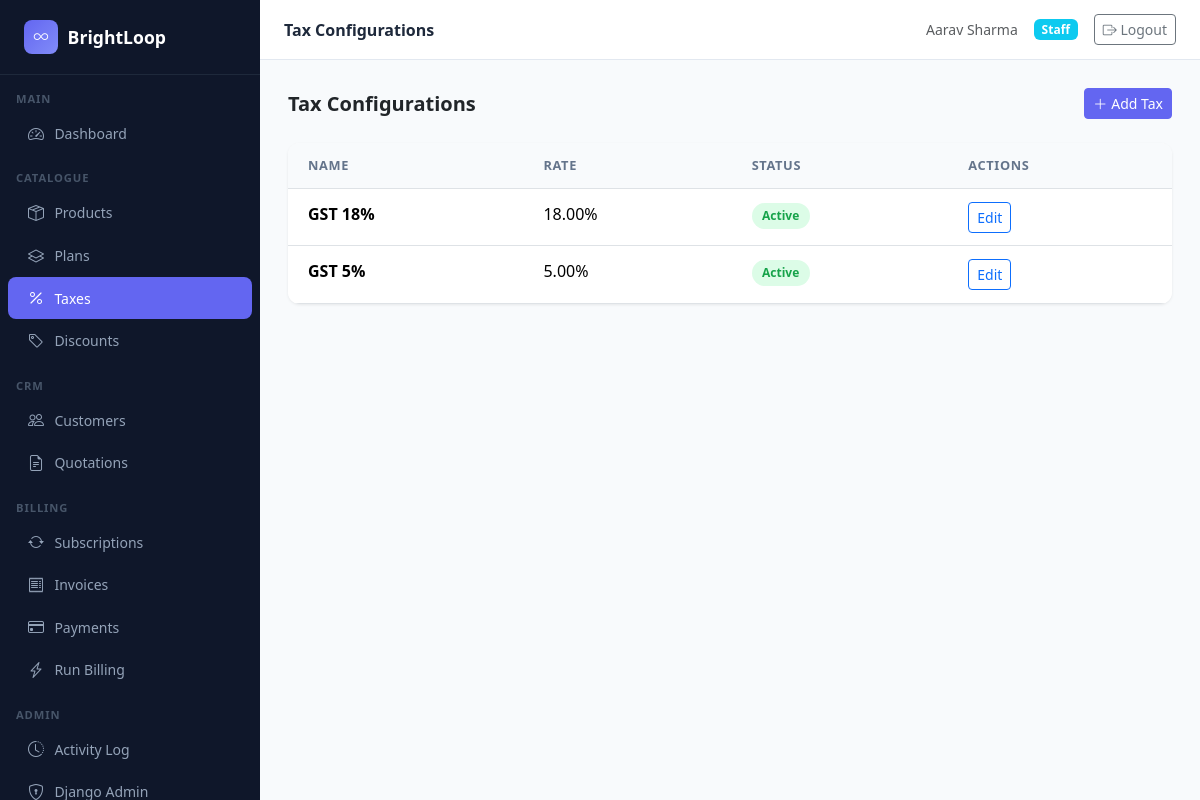
Screenshot of /products/taxes/ (signed in) with the database file from the repository.
### products/models.py (models this page shows, shortened)
class TaxConfiguration(models.Model):
    name = models.CharField(max_length=100)
    rate = models.DecimalField(max_digits=5, decimal_places=2, help_text="Percentage, e.g. 18.00 for 18%")
    is_active = models.BooleanField(default=True)
    created_at = models.DateTimeField(auto_now_add=True)
    class Meta:
        ordering = ['name']
        verbose_name = "Tax Configuration"
        verbose_name_plural = "Tax Configurations"

### products/views.py (the view)
# urls.py: path('taxes/', views.tax_list, name='tax_list'),
@login_required
@staff_required
def tax_list(request):
    taxes = TaxConfiguration.objects.all()
    return render(request, 'products/tax_list.html', {'taxes': taxes})

### products/views.py (called while the page is built)
def staff_required(view_func):
    from functools import wraps
    @wraps(view_func)
    def wrapper(request, *args, **kwargs):
        if not request.user.is_authenticated:
            from django.conf import settings
            return redirect(settings.LOGIN_URL)
        if not (request.user.is_staff or request.user.is_superuser):
            raise PermissionDenied
        return view_func(request, *args, **kwargs)
    return wrapper

### templates/products/tax_list.html (shortened to what this page needs)
{% extends "base.html" %}
{% block page_title %}Tax Configurations{% endblock %}
{% block content %}
<div class="d-flex justify-content-between align-items-center mb-4">
  <h5 class="fw-semibold mb-0">Tax Configurations</h5>
  <a href="{% url 'products:tax_create' %}" class="btn btn-primary btn-sm"><i class="bi bi-plus-lg me-1"></i>Add Tax</a>
</div>
<div class="table-card">
  <table class="table table-hover mb-0">
    <thead><tr><th>Name</th><th>Rate</th><th>Status</th><th>Actions</th></tr></thead>
    <tbody>
      {% for tax in taxes %}
      <tr>
        <td class="fw-semibold">{{ tax.name }}</td>
        <td>{{ tax.rate }}%</td>
        <td>{% if tax.is_active %}<span class="status-badge badge-active">Active</span>{% else %}<span class="status-badge badge-cancelled">Inactive</span>{% endif %}</td>
        <td><a href="{% url 'products:tax_edit' tax.pk %}" class="btn btn-sm btn-outline-primary">Edit</a></td>
      </tr>
      {% empty %}
      <tr><td colspan="4" class="text-center text-muted py-4">No tax configurations. <a href="{% url 'products:tax_create' %}">Add one</a>.</td></tr>
      {% endfor %}
    </tbody>
  </table>
</div>
{% endblock %}

### templates/base.html (shortened to what this page needs)
<!DOCTYPE html>
<html lang="en" data-bs-theme="light">
<head>
  <link href="https://cdn.jsdelivr.net/npm/bootstrap@5.3.3/dist/css/bootstrap.min.css" rel="stylesheet">
  <link href="https://cdn.jsdelivr.net/npm/bootstrap-icons@1.11.3/font/bootstrap-icons.min.css" rel="stylesheet">
</head>
<body>
{% if user.is_authenticated %}
<nav class="sidebar">
  <a class="sidebar-brand" href="{% url 'dashboard:index' %}">
    <div class="logo-circle"><i class="bi bi-infinity"></i></div>
    BrightLoop
  </a>
  <div class="pt-2">
    <div class="sidebar-section">Main</div>
    <a href="{% url 'dashboard:index' %}" class="nav-link {% if request.resolver_match.app_name == 'dashboard' %}active{% endif %}">
      <i class="bi bi-speedometer2"></i> Dashboard
    </a>
    {% if user.is_staff or user.is_superuser %}
    <div class="sidebar-section mt-2">Catalogue</div>
    <a href="{% url 'products:product_list' %}" class="nav-link {% if request.resolver_match.app_name == 'products' and 'plan' not in request.path and 'tax' not in request.path and 'discount' not in request.path %}active{% endif %}">
      <i class="bi bi-box-seam"></i> Products
    </a>
    <a href="{% url 'products:plan_list' %}" class="nav-link {% if 'plans' in request.path %}active{% endif %}">
      <i class="bi bi-layers"></i> Plans
    </a>
    <a href="{% url 'products:tax_list' %}" class="nav-link {% if 'taxes' in request.path %}active{% endif %}">
      <i class="bi bi-percent"></i> Taxes
    </a>
    <a href="{% url 'products:discount_list' %}" class="nav-link {% if 'discounts' in request.path %}active{% endif %}">
      <i class="bi bi-tag"></i> Discounts
    </a>
    <div class="sidebar-section mt-2">CRM</div>
    <a href="{% url 'accounts:customer_list' %}" class="nav-link {% if request.resolver_match.app_name == 'accounts' %}active{% endif %}">
      <i class="bi bi-people"></i> Customers
    </a>
    <a href="{% url 'quotations:quotation_list' %}" class="nav-link {% if request.resolver_match.app_name == 'quotations' %}active{% endif %}">
      <i class="bi bi-file-earmark-text"></i> Quotations
    </a>
    <div class="sidebar-section mt-2">Billing</div>
    <a href="{% url 'subscriptions:subscription_list' %}" class="nav-link {% if request.resolver_match.app_name == 'subscriptions' %}active{% endif %}">
      <i class="bi bi-arrow-repeat"></i> Subscriptions
    </a>
    <a href="{% url 'billing:invoice_list' %}" class="nav-link {% if 'invoices' in request.path %}active{% endif %}">
      <i class="bi bi-receipt"></i> Invoices
    </a>
    <a href="{% url 'billing:payment_list' %}" class="nav-link {% if 'payments' in request.path %}active{% endif %}">
      <i class="bi bi-credit-card"></i> Payments
    </a>
    <a href="{% url 'billing:run_billing' %}" class="nav-link {% if 'run-billing' in request.path %}active{% endif %}">
      <i class="bi bi-lightning-charge"></i> Run Billing
    </a>
    <div class="sidebar-section mt-2">Admin</div>
    <a href="{% url 'accounts:activity_log' %}" class="nav-link {% if 'activity' in request.path %}active{% endif %}">
      <i class="bi bi-clock-history"></i> Activity Log
    </a>
    <a href="/admin/" class="nav-link">
      <i class="bi bi-shield-lock"></i> Django Admin
    </a>
    {% endif %}
  </div>
</nav>
<div class="main-wrapper">
  <div class="topbar">
    <span class="page-title">{% block page_title %}BrightLoop{% endblock %}</span>
    <div class="d-flex align-items-center gap-3">
      <span class="text-muted small">{{ user.get_full_name|default:user.username }}</span>
      {% if user.is_superuser %}
        <span class="badge bg-danger">Admin</span>
      {% elif user.is_staff %}
        <span class="badge bg-info">Staff</span>
      {% else %}
        <span class="badge bg-secondary">Customer</span>
      {% endif %}
      <form method="post" action="{% url 'accounts:logout' %}" class="d-inline mb-0">
        <button type="submit" class="btn btn-sm btn-outline-secondary">
          <i class="bi bi-box-arrow-right"></i> Logout
        </button>
      </form>
    </div>
  </div>
  <div class="content-area">
    {% block content %}{% endblock %}
  </div>
</div>
{% else %}
  {% block auth_content %}{% endblock %}
{% endif %}
</body>
</html>

### templates/base.html (style rules this page uses)
:root { --sidebar-bg: #0f172a; --sidebar-text: #94a3b8; --sidebar-active: #6366f1; --sidebar-hover: #1e293b; --sidebar-width: 260px; --topbar-height: 60px; }
body { background: #f8fafc; font-family: 'Segoe UI', system-ui, sans-serif; }
.sidebar { position: fixed; top: 0; left: 0; bottom: 0; width: var(--sidebar-width); background: var(--sidebar-bg); z-index: 1000; overflow-y: auto; transition: transform .3s; }
.sidebar-brand { padding: 1.25rem 1.5rem; border-bottom: 1px solid #1e293b; color: #fff; font-size: 1.1rem; font-weight: 700; display: flex; align-items: center; gap: .6rem; text-decoration: none; }
.sidebar-brand .logo-circle { width: 34px; height: 34px; border-radius: 8px; background: linear-gradient(135deg, #6366f1, #818cf8); display: flex; align-items: center; justify-content: center; font-size: .9rem; color: #fff; }
.sidebar-section { padding: .5rem 1rem .25rem; font-size: .7rem; font-weight: 600; color: #475569; text-transform: uppercase; letter-spacing: .08em; }
.sidebar .nav-link { color: var(--sidebar-text); padding: .55rem 1.25rem; border-radius: 8px; margin: 1px 8px; display: flex; align-items: center; gap: .65rem; font-size: .875rem; transition: all .15s; }
.sidebar .nav-link.active { background: var(--sidebar-active); color: #fff; }
.sidebar .nav-link .bi { font-size: 1rem; }
.main-wrapper { margin-left: var(--sidebar-width); min-height: 100vh; display: flex; flex-direction: column; }
.topbar { height: var(--topbar-height); background: #fff; border-bottom: 1px solid #e2e8f0; display: flex; align-items: center; justify-content: space-between; padding: 0 1.5rem; position: sticky; top: 0; z-index: 100; }
.topbar .page-title { font-size: 1rem; font-weight: 600; color: #1e293b; }
.content-area { padding: 1.75rem; flex: 1; }
.table-card { background: #fff; border-radius: 12px; box-shadow: 0 1px 3px rgba(0,0,0,.08); overflow: hidden; }
.table-card .table { margin: 0; }
.table-card .table th { background: #f8fafc; border-top: none; font-size: .8rem; font-weight: 600; color: #64748b; text-transform: uppercase; letter-spacing: .05em; }
.table > :not(caption) > * > * { padding: .8rem 1.25rem; }
.badge-active { background: #dcfce7; color: #16a34a; }
.status-badge { display: inline-flex; align-items: center; gap: .3rem; padding: .25rem .65rem; border-radius: 999px; font-size: .75rem; font-weight: 600; }
.btn-primary { background: #6366f1; border-color: #6366f1; }

### rows the page displays
TaxConfiguration: name "GST 18%", rate "18.00", is_active "Active"
TaxConfiguration: name "GST 5%", rate "5.00", is_active "Active"

### other values shown
{{ user.get_full_name|default:user.username }} "Aarav Sharma"
